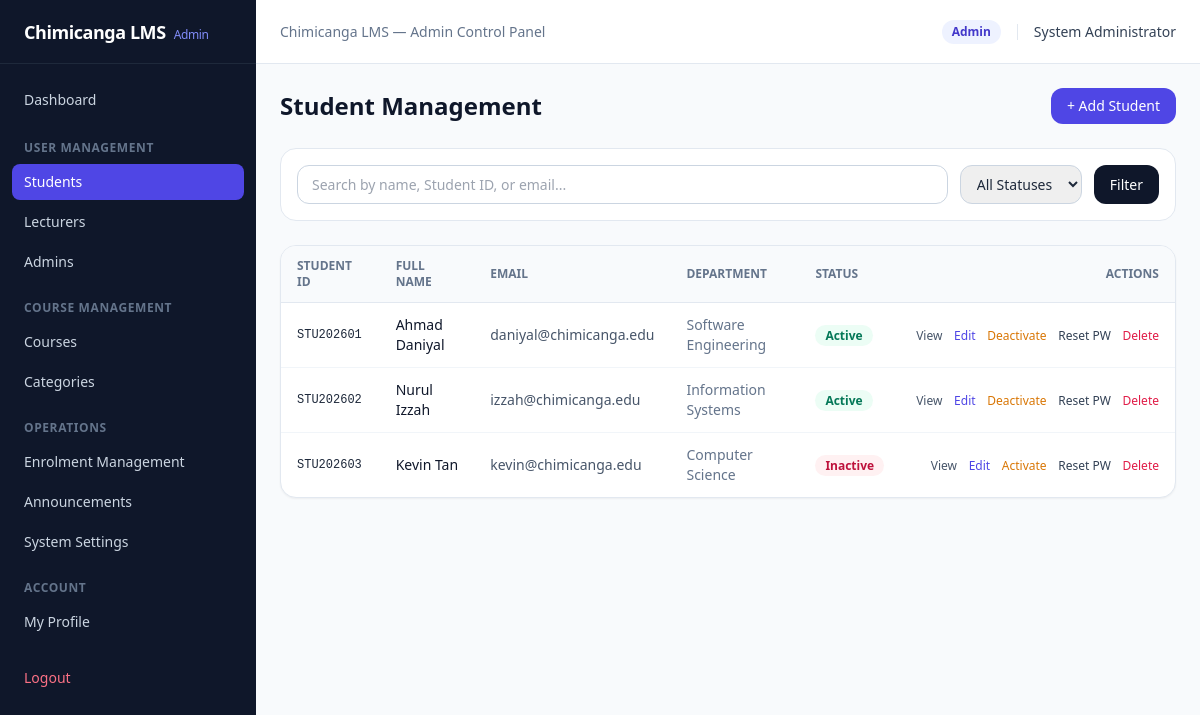
The page /admin/students.php (signed in) on the database as committed earlier.
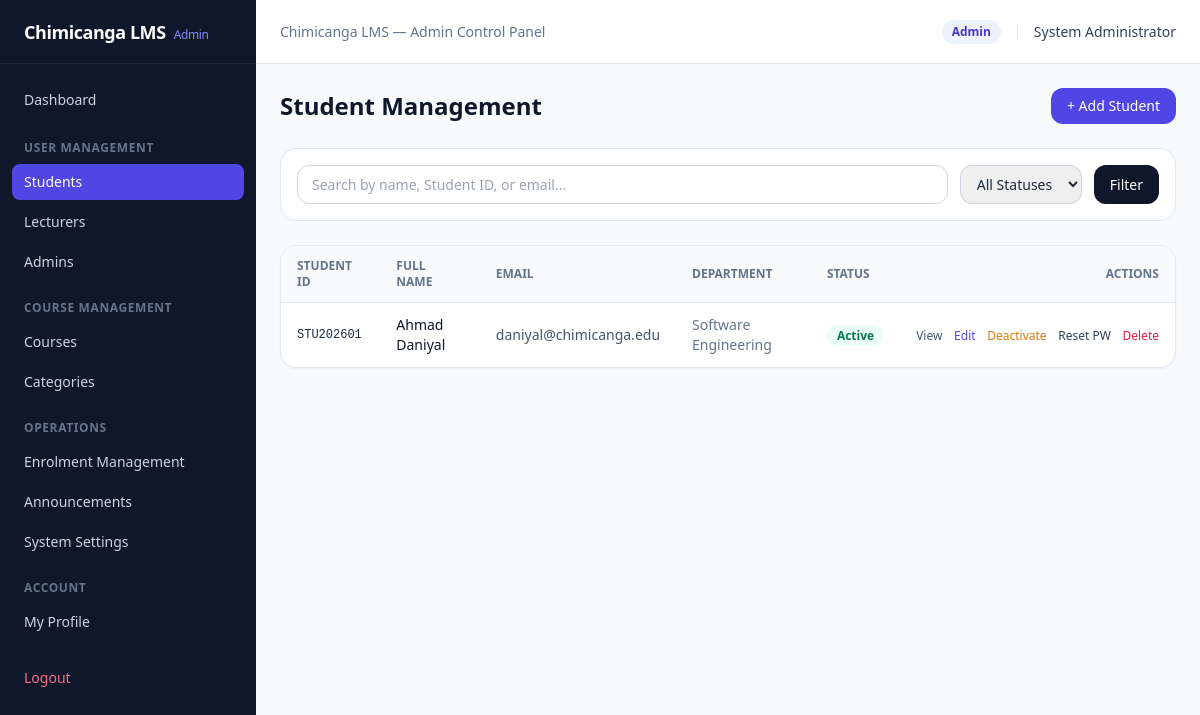
The same page on the database as committed later.
### tables this page shows
CREATE TABLE `users` (
  `user_id` INT UNSIGNED AUTO_INCREMENT PRIMARY KEY,
  `staff_student_id` VARCHAR(30) NOT NULL UNIQUE,
  `full_name` VARCHAR(120) NOT NULL,
  `email` VARCHAR(150) NOT NULL UNIQUE,
  `password_hash` VARCHAR(255) NOT NULL,
  `role` ENUM('admin', 'lecturer', 'student') NOT NULL DEFAULT 'student',
  `department` VARCHAR(100) NULL,
  `phone` VARCHAR(30) NULL,
  `profile_photo` VARCHAR(255) NULL,
  `status` ENUM('active', 'inactive') NOT NULL DEFAULT 'active',
  `must_change_password` TINYINT(1) NOT NULL DEFAULT 0,
  `created_at` TIMESTAMP DEFAULT CURRENT_TIMESTAMP
);

### admin/students.php (the view, shortened to what this page needs)
<?php
require_once __DIR__ . '/../includes/header.php';
$search = trim($_GET['search'] ?? '');
$sql = "SELECT * FROM users WHERE role = 'student'";
$params = [];
$sql .= " ORDER BY created_at DESC";
$stmt = $pdo->prepare($sql);
$stmt->execute($params);
$usersList = $stmt->fetchAll();
?>
<div class="flex flex-col sm:flex-row sm:items-center justify-between gap-4 mb-6">
    <h1 class="text-2xl font-bold text-slate-900">Student Management</h1>
    <button onclick="document.getElementById('createModal').classList.remove('hidden')" class="bg-indigo-600 hover:bg-indigo-700 text-white text-sm font-medium px-4 py-2 rounded-xl">
        + Add Student
    </button>
</div>
<form method="GET" class="bg-white p-4 rounded-2xl border border-slate-200 mb-6 flex flex-wrap gap-3">
    <input type="text" name="search" value="<?= htmlspecialchars($search) ?>" placeholder="Search by name, Student ID, or email..." class="flex-1 min-w-[200px] border border-slate-300 rounded-xl px-3.5 py-2 text-sm">
    <select name="status" class="border border-slate-300 rounded-xl px-3 py-2 text-sm">
        <option value="">All Statuses</option>
    </select>
    <button type="submit" class="bg-slate-900 text-white text-sm font-medium px-4 py-2 rounded-xl">Filter</button>
</form>
<div class="bg-white rounded-2xl border border-slate-200 shadow-sm overflow-x-auto">
    <table class="w-full text-left text-sm">
        <thead>
            <tr class="border-b border-slate-200 bg-slate-50 text-xs font-semibold uppercase text-slate-500">
                <th class="py-3 px-4">Student ID</th>
                <th class="py-3 px-4">Full Name</th>
                <th class="py-3 px-4">Email</th>
                <th class="py-3 px-4">Department</th>
                <th class="py-3 px-4">Status</th>
                <th class="py-3 px-4 text-right">Actions</th>
            </tr>
        </thead>
        <tbody class="divide-y divide-slate-100">
            <?php foreach ($usersList as $u): ?>
                <tr>
                    <td class="py-3 px-4 font-mono text-xs"><?= htmlspecialchars($u['staff_student_id']) ?></td>
                    <td class="py-3 px-4 font-medium text-slate-900"><?= htmlspecialchars($u['full_name']) ?></td>
                    <td class="py-3 px-4 text-slate-600"><?= htmlspecialchars($u['email']) ?></td>
                    <td class="py-3 px-4 text-slate-500"><?= htmlspecialchars($u['department'] ?? '—') ?></td>
                    <td class="py-3 px-4">
                        <span class="px-2.5 py-0.5 rounded-full text-xs font-semibold <?= $u['status'] === 'active' ? 'bg-emerald-50 text-emerald-700' : 'bg-rose-50 text-rose-700' ?>">
                            <?= ucfirst($u['status']) ?>
                        </span>
                    </td>
                    <td class="py-3 px-4 text-right space-x-2 whitespace-nowrap">
                        <a href="?view=<?= (int)$u['user_id'] ?>" class="text-xs text-slate-600 hover:underline">View</a>
                        <a href="?edit=<?= (int)$u['user_id'] ?>" class="text-xs text-indigo-600 hover:underline">Edit</a>
                        <form action="../actions/user_toggle_status.php" method="POST" class="inline">
                            <button type="submit" class="text-xs text-amber-600 hover:underline">
                                <?= $u['status'] === 'active' ? 'Deactivate' : 'Activate' ?>
                            </button>
                        </form>
                        <button onclick="openResetModal(<?= (int)$u['user_id'] ?>, '<?= htmlspecialchars(addslashes($u['full_name'])) ?>')" class="text-xs text-slate-700 hover:underline">Reset PW</button>
                        <form action="../actions/user_delete.php" method="POST" class="inline" onsubmit="return confirm('Delete this account permanently?');">
                            <button type="submit" class="text-xs text-rose-600 hover:underline">Delete</button>
                        </form>
                    </td>
                </tr>
            <?php endforeach; ?>
        </tbody>
    </table>
</div>
<?php require_once __DIR__ . '/../includes/footer.php'; ?>

Rows that differ between the two databases and show on the page:
removed users: staff_student "STU202602", full_name "Nurul Izzah", email "izzah@chimicanga.edu", department "Information Systems", status "Active", shows "Deactivate"
removed users: staff_student "STU202603", full_name "Kevin Tan", email "kevin@chimicanga.edu", department "Computer Science", status "Inactive", shows "Activate"
